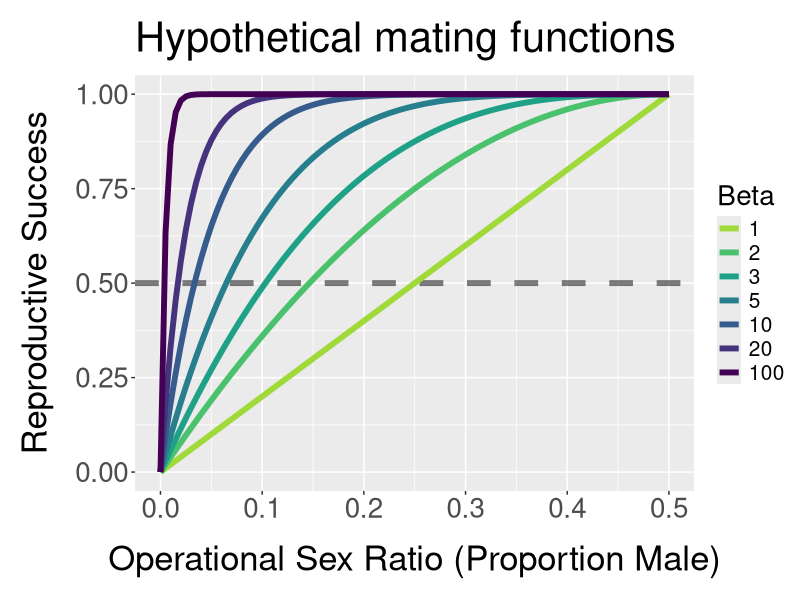

The R source for this figure:
  # cumulative density function of a beta distribution
  
  # load libraries
  library(ggplot2)
  library(viridis)
  
  # values of x to plot
  x <- seq(from = 0, to = 1, by = 0.01)
  
  # beta values to cycle through
  betas <- c(1, 2, 3, 5, 10, 20, 100)
  
  # colors
  colors <- viridis(length(betas) + 1)
  
  # initialise DF
  DF <- data.frame(Breeding_Sex_Ratio = rep(x, times = length(betas)), 
                   Beta = rep(betas, each = length(x)), 
                   Reproductive_Success = NA)
  
  # CDF function
  for (b in 1:length(betas)) {
    
    start <- (b - 1)*length(x) + 1
    stop <- start + length(x) - 1
    DF$Reproductive_Success[start:stop] <- pbeta(x, shape1 = 1, shape2 = betas[b])
    
  }
  
  # make Beta factor
  DF$Beta <- as.factor(DF$Beta)
  
  # plot
  ggplot(data = DF, aes(x = Breeding_Sex_Ratio/2, y = Reproductive_Success, 
                        color = Beta)) +
    geom_hline(yintercept = 0.5, linetype = 2, alpha = 0.5, lwd = 2) +
    geom_line(lwd = 2) +
    scale_color_manual(values = rev(colors)[-1]) +
    ylab('Reproductive Success') +
    xlab('Operational Sex Ratio (Proportion Male)') +
    ggtitle('Hypothetical mating functions') +
    theme_gray() +
    theme(axis.title.y = element_text(margin = margin(r = 15, l = 10)), 
          axis.title.x = element_text(margin = margin(t = 15, b = 10)), 
          plot.title = element_text(margin = margin(b = 10, t = 10), 
                                    size = 30), 
          axis.text = element_text(size = 20), 
          axis.title = element_text(size = 25), 
          legend.title = element_text(size = 20), 
          legend.text = element_text(size = 15))
  
